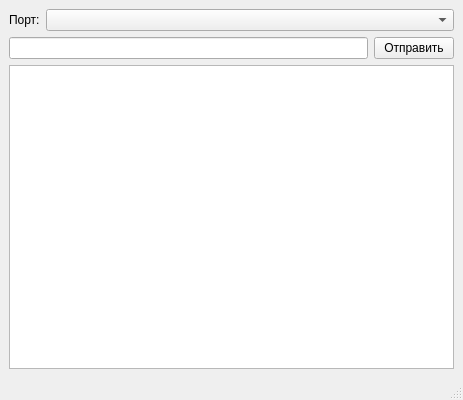
<?xml version="1.0" encoding="UTF-8"?>
<ui version="4.0">
 <class>MainWindow</class>
 <widget class="QMainWindow" name="MainWindow">
  <property name="geometry">
   <rect>
    <x>0</x>
    <y>0</y>
    <width>463</width>
    <height>400</height>
   </rect>
  </property>
  <property name="minimumSize">
   <size>
    <width>300</width>
    <height>400</height>
   </size>
  </property>
  <property name="maximumSize">
   <size>
    <width>1200</width>
    <height>1000</height>
   </size>
  </property>
  <property name="windowTitle">
   <string>MainWindow</string>
  </property>
  <widget class="QWidget" name="centralwidget">
   <layout class="QGridLayout" name="gridLayout">
    <item row="2" column="0">
     <widget class="QTextEdit" name="txtOutput"/>
    </item>
    <item row="0" column="0">
     <layout class="QHBoxLayout" name="horizontalLayout">
      <item>
       <widget class="QLabel" name="label">
        <property name="text">
         <string>Порт:</string>
        </property>
       </widget>
      </item>
      <item>
       <widget class="QComboBox" name="cmbPort">
        <property name="sizePolicy">
         <sizepolicy hsizetype="Expanding" vsizetype="Fixed">
          <horstretch>0</horstretch>
          <verstretch>0</verstretch>
         </sizepolicy>
        </property>
       </widget>
      </item>
     </layout>
    </item>
    <item row="1" column="0">
     <layout class="QHBoxLayout" name="horizontalLayout_3">
      <item>
       <widget class="QLineEdit" name="lineEdit">
        <property name="maxLength">
         <number>30</number>
        </property>
       </widget>
      </item>
      <item>
       <widget class="QPushButton" name="pushButton">
        <property name="text">
         <string>Отправить</string>
        </property>
       </widget>
      </item>
     </layout>
    </item>
   </layout>
  </widget>
  <widget class="QMenuBar" name="menubar">
   <property name="geometry">
    <rect>
     <x>0</x>
     <y>0</y>
     <width>463</width>
     <height>22</height>
    </rect>
   </property>
  </widget>
  <widget class="QStatusBar" name="statusbar"/>
 </widget>
 <resources/>
 <connections/>
</ui>
